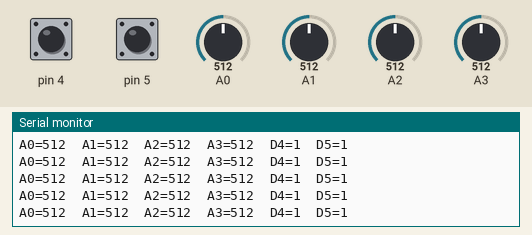
Simulated run of this sketch. Board: Arduino Uno, built with avr-gcc and run on an emulated ATmega328P. Parts: the last lines printed to the serial monitor. The test bench sets the inputs (shaded band); at power-on: A0 = 512, A1 = 512, A2 = 512, A3 = 512, pin 4 HIGH, pin 5 HIGH.

Above: at 1.2 s.
1.3 s: A0 set to 716
At 1.32 s:
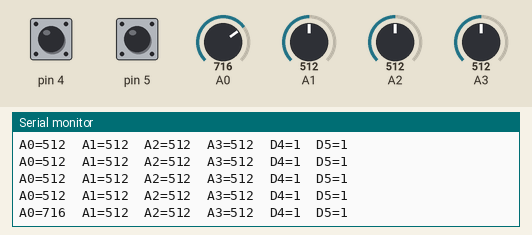
2.8 s: A1 set to 716
At 2.84 s:
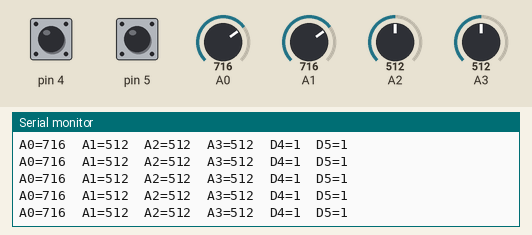
4.3 s: A2 set to 716
At 4.37 s:
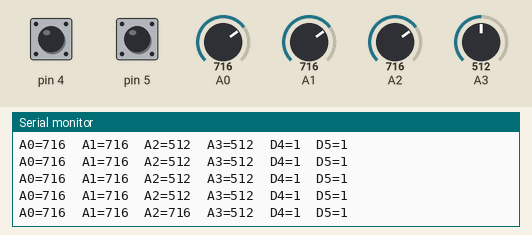
5.8 s: A3 set to 30
At 5.89 s:
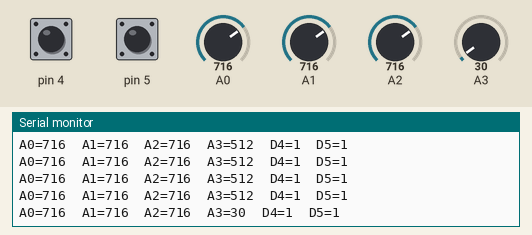
8.8 s: pin 4 pulled LOW for 0.15 s
At 8.83 s:
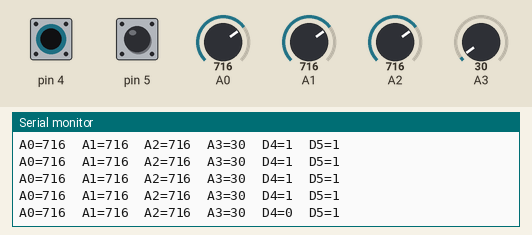
10.4 s: pin 5 pulled LOW for 0.15 s
At 10.45 s:
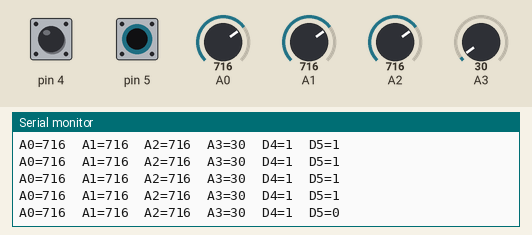

The sketch:

MeArm_Joystick_Test.ino
```cpp
void setup()
{
  Serial.begin(9600);

  pinMode(4, INPUT_PULLUP);
  pinMode(5, INPUT_PULLUP);
}

void loop()
{
  Serial.print("A0=");
  Serial.print(analogRead(A0));

  Serial.print("  A1=");
  Serial.print(analogRead(A1));

  Serial.print("  A2=");
  Serial.print(analogRead(A2));

  Serial.print("  A3=");
  Serial.print(analogRead(A3));

  Serial.print("  D4=");
  Serial.print(digitalRead(4));

  Serial.print("  D5=");
  Serial.println(digitalRead(5));

  delay(100);
}
```

Measured:
- after the input at 1.3 s, the serial monitor: prints a new line at once (image 1)
- after the input at 4.3 s, the serial monitor: prints a new line after 0.06 s (image 3)
- after the input at 5.8 s, the serial monitor: prints a new line after 0.08 s (image 4)
- after the input at 8.8 s, the serial monitor: prints a new line at once (image 5)
- after the input at 10.4 s, the serial monitor: prints a new line after 0.05 s (image 6)
